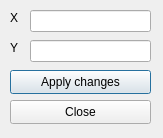
<?xml version="1.0" encoding="UTF-8"?>
<ui version="4.0">
 <class>CenterDialog</class>
 <widget class="QDialog" name="CenterDialog">
  <property name="geometry">
   <rect>
    <x>0</x>
    <y>0</y>
    <width>163</width>
    <height>138</height>
   </rect>
  </property>
  <property name="windowTitle">
   <string>Dialog</string>
  </property>
  <widget class="QLabel" name="label">
   <property name="geometry">
    <rect>
     <x>10</x>
     <y>10</y>
     <width>16</width>
     <height>16</height>
    </rect>
   </property>
   <property name="text">
    <string>X</string>
   </property>
  </widget>
  <widget class="QLabel" name="label_2">
   <property name="geometry">
    <rect>
     <x>10</x>
     <y>40</y>
     <width>16</width>
     <height>16</height>
    </rect>
   </property>
   <property name="text">
    <string>Y</string>
   </property>
  </widget>
  <widget class="QLineEdit" name="editX">
   <property name="geometry">
    <rect>
     <x>30</x>
     <y>10</y>
     <width>121</width>
     <height>22</height>
    </rect>
   </property>
  </widget>
  <widget class="QLineEdit" name="editY">
   <property name="geometry">
    <rect>
     <x>30</x>
     <y>40</y>
     <width>121</width>
     <height>22</height>
    </rect>
   </property>
  </widget>
  <widget class="QPushButton" name="applyButton">
   <property name="geometry">
    <rect>
     <x>10</x>
     <y>70</y>
     <width>141</width>
     <height>24</height>
    </rect>
   </property>
   <property name="text">
    <string>Apply changes</string>
   </property>
  </widget>
  <widget class="QPushButton" name="closeButton">
   <property name="geometry">
    <rect>
     <x>10</x>
     <y>100</y>
     <width>141</width>
     <height>24</height>
    </rect>
   </property>
   <property name="text">
    <string>Close</string>
   </property>
  </widget>
 </widget>
 <resources/>
 <connections/>
</ui>
